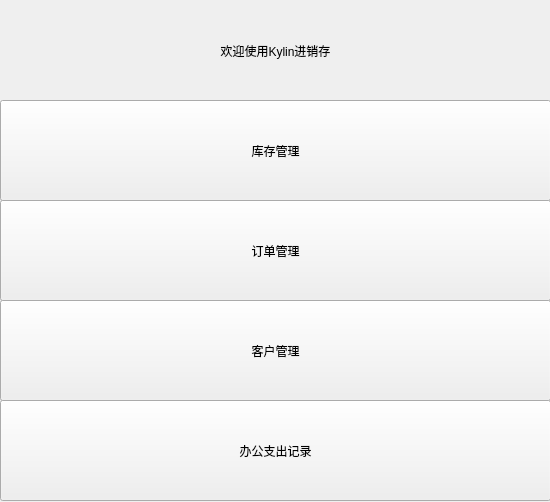
<?xml version="1.0" encoding="UTF-8"?>
<ui version="4.0">
 <author>KylinJiang</author>
 <class>MainWindow</class>
 <widget class="QMainWindow" name="MainWindow">
  <property name="geometry">
   <rect>
    <x>0</x>
    <y>0</y>
    <width>550</width>
    <height>502</height>
   </rect>
  </property>
  <property name="windowTitle">
   <string>Kylin Dealer</string>
  </property>
  <property name="unifiedTitleAndToolBarOnMac">
   <bool>false</bool>
  </property>
  <widget class="QWidget" name="centralwidget">
   <widget class="QLabel" name="welcomeLabel">
    <property name="geometry">
     <rect>
      <x>10</x>
      <y>10</y>
      <width>531</width>
      <height>81</height>
     </rect>
    </property>
    <property name="autoFillBackground">
     <bool>false</bool>
    </property>
    <property name="text">
     <string>欢迎使用Kylin进销存</string>
    </property>
    <property name="textFormat">
     <enum>Qt::AutoText</enum>
    </property>
    <property name="scaledContents">
     <bool>false</bool>
    </property>
    <property name="alignment">
     <set>Qt::AlignCenter</set>
    </property>
    <property name="wordWrap">
     <bool>false</bool>
    </property>
   </widget>
   <widget class="QPushButton" name="stockBtn">
    <property name="geometry">
     <rect>
      <x>0</x>
      <y>100</y>
      <width>551</width>
      <height>101</height>
     </rect>
    </property>
    <property name="text">
     <string>库存管理</string>
    </property>
   </widget>
   <widget class="QPushButton" name="orderBtn">
    <property name="geometry">
     <rect>
      <x>0</x>
      <y>200</y>
      <width>551</width>
      <height>101</height>
     </rect>
    </property>
    <property name="text">
     <string>订单管理</string>
    </property>
   </widget>
   <widget class="QPushButton" name="customBtn">
    <property name="geometry">
     <rect>
      <x>0</x>
      <y>300</y>
      <width>551</width>
      <height>101</height>
     </rect>
    </property>
    <property name="text">
     <string>客户管理</string>
    </property>
   </widget>
   <widget class="QPushButton" name="officeExpBtn">
    <property name="geometry">
     <rect>
      <x>0</x>
      <y>400</y>
      <width>551</width>
      <height>101</height>
     </rect>
    </property>
    <property name="text">
     <string>办公支出记录</string>
    </property>
   </widget>
  </widget>
 </widget>
 <resources/>
 <connections/>
</ui>
